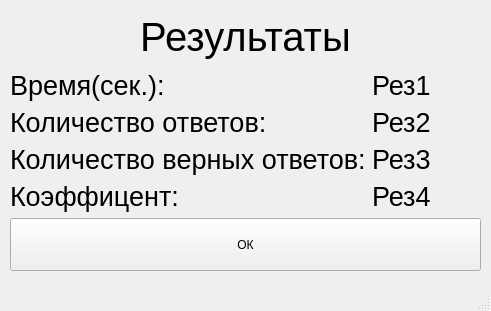
<?xml version="1.0" encoding="UTF-8"?>
<ui version="4.0">
 <class>Result_window</class>
 <widget class="QMainWindow" name="Result_window">
  <property name="geometry">
   <rect>
    <x>0</x>
    <y>0</y>
    <width>491</width>
    <height>311</height>
   </rect>
  </property>
  <property name="sizePolicy">
   <sizepolicy hsizetype="Minimum" vsizetype="Minimum">
    <horstretch>0</horstretch>
    <verstretch>0</verstretch>
   </sizepolicy>
  </property>
  <property name="windowTitle">
   <string>Математический тренажер</string>
  </property>
  <widget class="QWidget" name="centralwidget">
   <widget class="QWidget" name="verticalLayoutWidget">
    <property name="geometry">
     <rect>
      <x>10</x>
      <y>10</y>
      <width>471</width>
      <height>261</height>
     </rect>
    </property>
    <layout class="QVBoxLayout" name="verticalLayout">
     <property name="sizeConstraint">
      <enum>QLayout::SetMinimumSize</enum>
     </property>
     <item>
      <widget class="QLabel" name="header">
       <property name="font">
        <font>
         <family>MS Shell Dlg 2</family>
         <pointsize>30</pointsize>
        </font>
       </property>
       <property name="text">
        <string>Результаты</string>
       </property>
       <property name="alignment">
        <set>Qt::AlignCenter</set>
       </property>
      </widget>
     </item>
     <item>
      <layout class="QHBoxLayout" name="horizontalLayout">
       <item>
        <layout class="QVBoxLayout" name="verticalLayout_2">
         <item>
          <widget class="QLabel" name="time_label">
           <property name="font">
            <font>
             <pointsize>20</pointsize>
            </font>
           </property>
           <property name="text">
            <string>Время(сек.):</string>
           </property>
          </widget>
         </item>
         <item>
          <widget class="QLabel" name="count_label">
           <property name="font">
            <font>
             <pointsize>20</pointsize>
            </font>
           </property>
           <property name="text">
            <string>Количество ответов:</string>
           </property>
          </widget>
         </item>
         <item>
          <widget class="QLabel" name="right_count_label">
           <property name="font">
            <font>
             <pointsize>20</pointsize>
            </font>
           </property>
           <property name="text">
            <string>Количество верных ответов:</string>
           </property>
          </widget>
         </item>
         <item>
          <widget class="QLabel" name="coef_label">
           <property name="font">
            <font>
             <pointsize>20</pointsize>
            </font>
           </property>
           <property name="text">
            <string>Коэффицент:</string>
           </property>
          </widget>
         </item>
        </layout>
       </item>
       <item>
        <layout class="QVBoxLayout" name="verticalLayout_3">
         <property name="sizeConstraint">
          <enum>QLayout::SetMinimumSize</enum>
         </property>
         <item>
          <widget class="QLabel" name="result_time">
           <property name="font">
            <font>
             <pointsize>20</pointsize>
            </font>
           </property>
           <property name="text">
            <string>Рез1</string>
           </property>
          </widget>
         </item>
         <item>
          <widget class="QLabel" name="result_count">
           <property name="font">
            <font>
             <pointsize>20</pointsize>
            </font>
           </property>
           <property name="text">
            <string>Рез2</string>
           </property>
          </widget>
         </item>
         <item>
          <widget class="QLabel" name="result_right_count">
           <property name="font">
            <font>
             <pointsize>20</pointsize>
            </font>
           </property>
           <property name="text">
            <string>Рез3</string>
           </property>
          </widget>
         </item>
         <item>
          <widget class="QLabel" name="result_coef">
           <property name="font">
            <font>
             <pointsize>20</pointsize>
            </font>
           </property>
           <property name="text">
            <string>Рез4</string>
           </property>
          </widget>
         </item>
        </layout>
       </item>
      </layout>
     </item>
     <item>
      <widget class="QPushButton" name="ok_button">
       <property name="sizePolicy">
        <sizepolicy hsizetype="Minimum" vsizetype="Minimum">
         <horstretch>0</horstretch>
         <verstretch>0</verstretch>
        </sizepolicy>
       </property>
       <property name="text">
        <string>ОК</string>
       </property>
      </widget>
     </item>
    </layout>
   </widget>
  </widget>
  <widget class="QMenuBar" name="menubar">
   <property name="geometry">
    <rect>
     <x>0</x>
     <y>0</y>
     <width>491</width>
     <height>21</height>
    </rect>
   </property>
  </widget>
  <widget class="QStatusBar" name="statusbar"/>
 </widget>
 <resources/>
 <connections/>
</ui>
